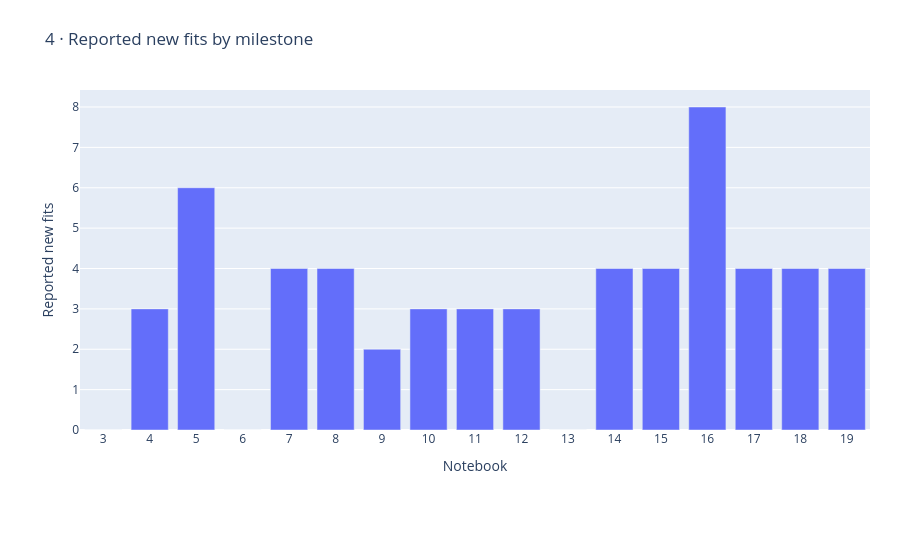

Notebook code for this chart:
### Markdown cell above
## Execution accounting
Fit counts describe the reported experiment cost; more fits are not evidence of better science.

### Code cell
r=[s for s in studies if s['completed'] and 'new_training_fits' in s]
f=go.Figure(go.Bar(x=[str(s['notebook']) for s in r],y=[s['new_training_fits'] for s in r]))
show(f,'4 · Reported new fits by milestone','Notebook','Reported new fits')

### Figure 1 — Plotly figure (JSON) as saved in the notebook; plotly's stock layout.template omitted (floating-point values rounded to 4 significant figures)
{"data": [{"type": "bar", "x": ["3", "4", "5", "6", "7", "8", "9", "10", "11", "12", "13", "14", "15", "16", "17", "18", "19"], "y": [0, 3, 6, 0, 4, 4, 2, 3, 3, 3, 0, 4, 4, 8, 4, 4, 4]}], "layout": {"height": 560, "margin": {"b": 130, "l": 80, "r": 30, "t": 90}, "title": {"text": "4 · Reported new fits by milestone"}, "xaxis": {"title": {"text": "Notebook"}}, "yaxis": {"title": {"text": "Reported new fits"}}}}
